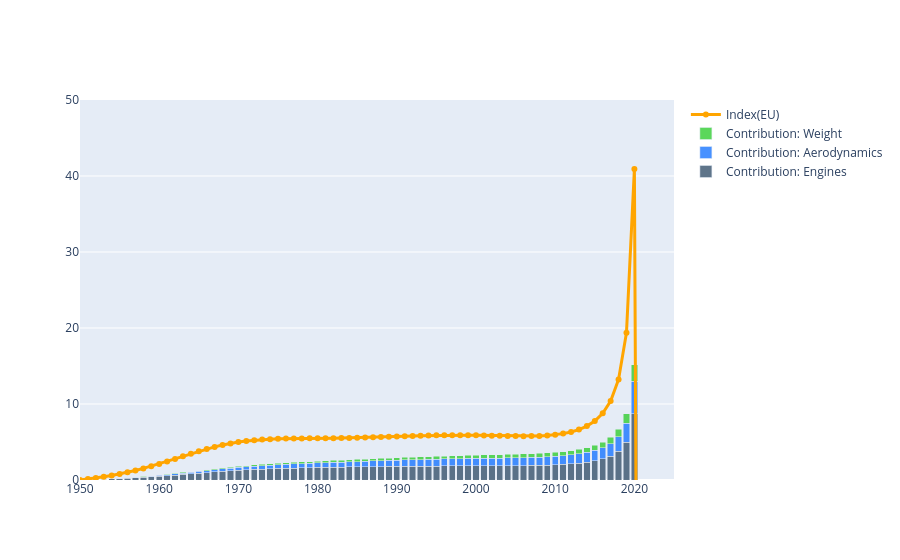

This figure's notebook cell:
### Code cell
# Stacked bars for contributions and line for Index(EU)
fig = go.Figure()

fig.add_trace(go.Bar(
    x=df_index['Year'],
    y=df_index['contribution_Index(Engines)'],
    name='Contribution: Engines',
    marker_color='rgba(55,83,109,0.8)',
))
fig.add_trace(go.Bar(
    x=df_index['Year'],
    y=df_index['contribution_Index(Aerodynamics)'],
    name='Contribution: Aerodynamics',
    marker_color='rgba(26,118,255,0.8)',
))
fig.add_trace(go.Bar(
    x=df_index['Year'],
    y=df_index['contribution_Index(Weight)'],
    name='Contribution: Weight',
    marker_color='rgba(50,205,50,0.8)',
))

fig.add_trace(go.Scatter(
    x=df_index['Year'],
    y=df_index['Index(EU)']-1,
    name='Index(EU)',
    mode='lines+markers',
    line=dict(color='orange', width=3),
    marker=dict(size=6),
))

fig.update_layout(
    bargap=0.2,
    barmode='stack',
)
fig.update_xaxes(range=[1950, 2025])
fig.update_yaxes(range=[0, 50])

fig.show()
